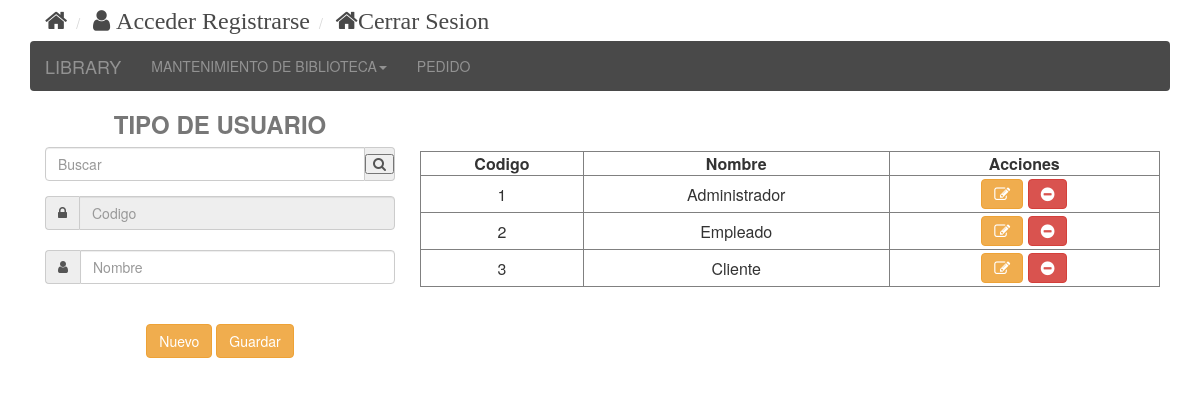
The app's page /formularios/frmTipoUsuario.php with its own data.
### tables this page shows
CREATE TABLE `tbltipousuario` (
  `idTipoUsuario` int(11) NOT NULL,
  `nombreUsuario` varchar(30) NOT NULL
);

### clases/conexion.php (called while the page is built, shortened)
<?php
class Conexion
{
    protected $conexion;
	public function __construct()
    {
		$this->conexion = mysqli_connect(HOST, USER, PASS,DBNAME);
		        return true;
	}
    public function ejecutarSql($sql)
    {
		$rs = mysqli_query($this->conexion,$sql);
		$sql	= "SELECT last_insert_id();";
		$rsId	= mysqli_query($this->conexion,$sql);
		$id		= mysqli_fetch_row($rsId);
		return $rs;
    }
}
?>

### procesos/tipoUsuario.php (the view, shortened to what this page needs)
<?php
include('../clases/conexion.php');
function mostrarDatos($bdConexion,$hCodigo,$txtTipo,$txtBuscar)
{
	$sqlMostrar = "SELECT * FROM tbltipousuario
                       where
                       idTipoUsuario LIKE '%".$txtBuscar."%' OR
                       nombreUsuario LIKE '%".$txtBuscar."%'";
	$rsMostrar = $bdConexion->ejecutarSql($sqlMostrar);
	print '	<tr >
				<th >Codigo</th>
				<th>Nombre</th>
				<th >Acciones</th>
			</tr>';
	while($fila = mysqli_fetch_array($rsMostrar))
	{
		print "<tr>
				<td>".$fila['idTipoUsuario']."</td>
				<td>".$fila['nombreUsuario']."</td>
				<td align='center'>
					<a href='frmTipoUsuario.php?accion=editar&hCodigo=".$fila['idTipoUsuario']."&txtTipo=".$fila['nombreUsuario']."'>
					<button type='submit' class='btn btn-warning  fa fa-edit'></button>
					</a>
					<a href='frmTipoUsuario.php?accion=eliminar&hCodigo=".$fila['idTipoUsuario']."&txtTipo=".$fila['nombreUsuario']."' onclick='return eliminarItem();'>
					<button type='submit' class='btn btn-danger  fa fa-minus-circle'></button>
					</a>
				</td>
			   </tr>";
	}
}
?>

### css/stylefrm.css (style rules this page uses)
html,body { margin: 0px; padding: 0px; }
td { padding: 3px; }
th { text-align: center; }

### records on screen
tbltipousuario: idTipoUsuario "1", nombreUsuario "Administrador"
tbltipousuario: idTipoUsuario "2", nombreUsuario "Empleado"
tbltipousuario: idTipoUsuario "3", nombreUsuario "Cliente"

### other values on screen
$this->usuario "Acceder Registrarse"
